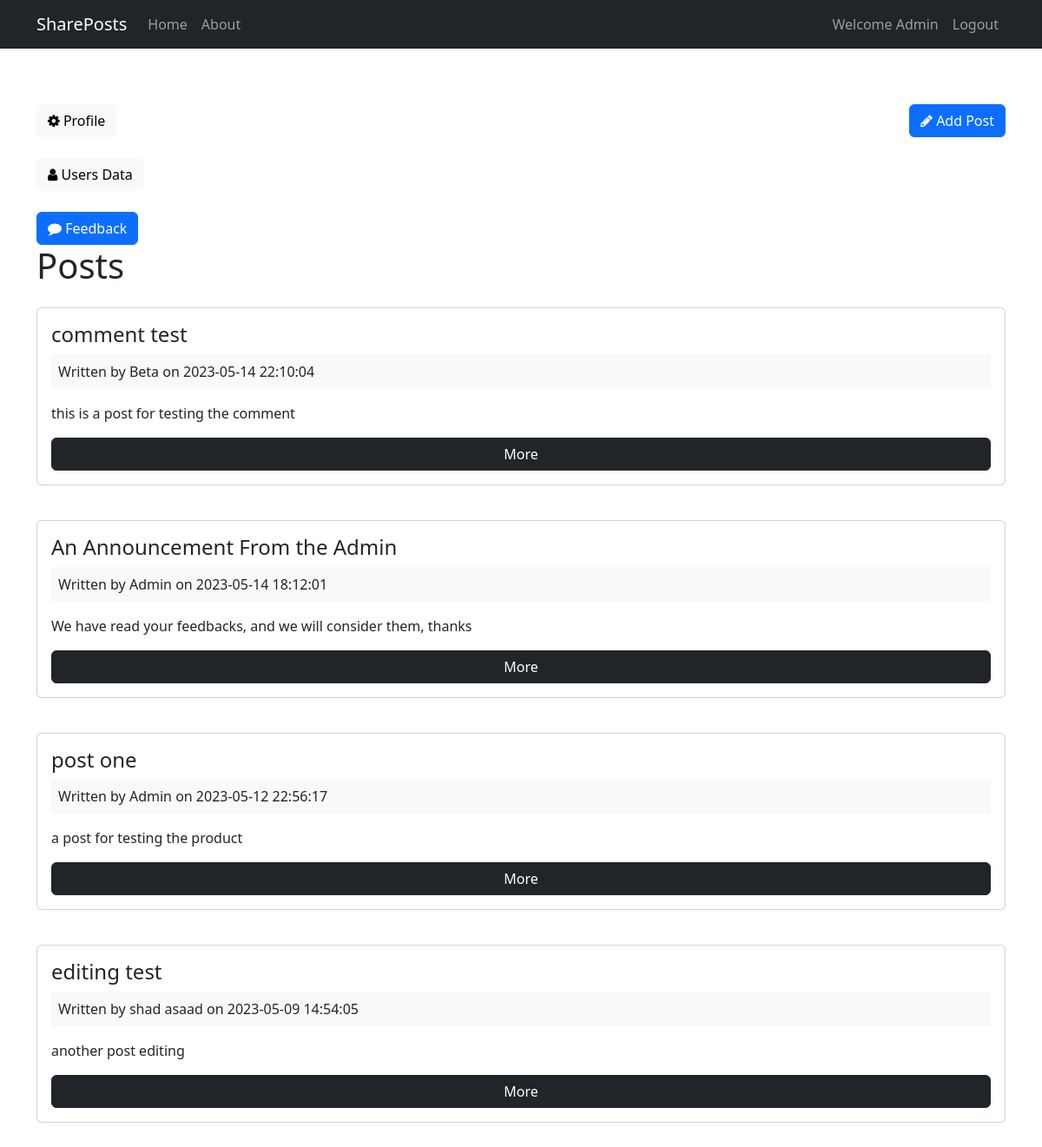
Screenshot of /posts (signed in) with the database file from the repository.
### tables this page shows
CREATE TABLE `posts` (
  `id` int(11) NOT NULL,
  `user_id` int(11) NOT NULL,
  `title` varchar(255) NOT NULL,
  `body` text NOT NULL,
  `created_at` datetime NOT NULL DEFAULT current_timestamp()
);

CREATE TABLE `users` (
  `id` int(11) NOT NULL,
  `name` varchar(255) NOT NULL,
  `email` varchar(255) NOT NULL,
  `password` varchar(255) NOT NULL,
  `created_at` datetime NOT NULL DEFAULT current_timestamp(),
  `role` varchar(30) DEFAULT NULL
);

### app/controllers/Posts.php (called while the page is built, shortened)
<?php
class Posts extends Controller
{
  protected $postModel;
  public function __construct()
  {
    $this->postModel = $this->model('Post');
  }
  public function index()
  {
    $posts = $this->postModel->getPosts();
    $data = [
      'posts' => $posts
    ];
    $this->view('posts/index', $data);
  }
}

### app/libraries/Core.php (called while the page is built, shortened)
<?php
class Core
{
  protected $currentMethod = 'index';
  public function __construct()
  {
    $url = $this->getUrl();
    if ($url && count($url) > 0 && file_exists('../app/controllers/' . ucwords($url[0]) . '.php')) {
      unset($url[0]);
    }
    $this->currentController = new $this->currentController;
    $this->params = $url ? array_values($url) : [];
    call_user_func_array([$this->currentController, $this->currentMethod], $this->params);
  }
  function getUrl()
  {
    if (isset($_GET['url'])) {
      $url = rtrim($_GET['url'], '/');
      $url = filter_var($url, FILTER_SANITIZE_URL);
      $url = explode('/', $url);
      return $url;
    }
  }
}

### public/index.php (called while the page is built, shortened)
<?php
  $init = new Core;

### app/libraries/Database.php (called while the page is built, shortened)
<?php
class Database
{
  private $host = DB_HOST;
  private $user = DB_USER;
  private $pass = DB_PASS;
  private $dbname = DB_NAME;
  private $dbh;
  private $stmt;
  public function __construct()
  {
    $dsn = 'mysql:host=' . $this->host . ';dbname=' . $this->dbname;
    $options = array(
      PDO::ATTR_PERSISTENT => true,
      PDO::ATTR_ERRMODE => PDO::ERRMODE_EXCEPTION
    );
    try {
      $this->dbh = new PDO($dsn, $this->user, $this->pass, $options);
    } catch (PDOException $e) {
      $this->error = $e->getMessage();
      echo $this->error;
    }
  }
  public function query($sql)
  {
    $this->stmt = $this->dbh->prepare($sql);
  }
  public function execute()
  {
    return $this->stmt->execute();
  }
  public function resultSet()
  {
    $this->execute();
    return $this->stmt->fetchAll(PDO::FETCH_OBJ);
  }
}

### app/models/Post.php (called while the page is built, shortened)
<?php
class Post
{
  private $db;
  public function __construct()
  {
    $this->db = new Database;
  }
  public function getPosts()
  {
    $this->db->query('SELECT *,
                        posts.id as postId,
                        users.id as userId,
                        posts.created_at as postCreated,
                        users.created_at as userCreated
                        FROM posts
                        INNER JOIN users
                        ON posts.user_id = users.id
                        ORDER BY posts.created_at DESC
                        ');
    $results = $this->db->resultSet();
    return $results;
  }
}

### app/views/posts/index.php (the view)
<?php require APPROOT . '/views/layout/header.php'; ?>
<div class="row mb-3">
  <div class="col-md-6">
    <div class="col-md-6">
      <a href="<?php echo URLROOT; ?>/posts/profile" class="btn btn-light  ">
        <i class="fa fa-cog"></i> Profile
      </a>
    </div>
    <br>
    <div class="col-md-6">
      <?php if ($_SESSION['user_role'] == 'admin') : ?>
        <a href="<?php echo URLROOT; ?>/posts/admin" class="btn btn-light ">
          <i class="fa fa-user"></i> Users Data
        </a>
        <br>
        <br>
      <?php endif; ?>
    </div>
    <div class="col-md-6">
      <a href="<?php echo URLROOT; ?>/posts/feedback" class="btn btn-primary ">
        <i class="fa fa-comment"></i> Feedback
      </a>
    </div>
    <h1>Posts</h1>
  </div>
  <div class="col-md-6">
    <a href="<?php echo URLROOT; ?>/posts/add" class="btn btn-primary pull-right">
      <i class="fa fa-pencil"></i> Add Post
    </a>
  </div>
</div>
<?php foreach ($data['posts'] as $post) : ?>
  <div class="card card-body mb-3">
    <h4 class="card-title"><?php echo $post->title; ?></h4>
    <div class="bg-light p-2 mb-3">
      Written by <?php echo $post->name; ?> on <?php echo $post->postCreated; ?>
    </div>
    <p class="card-text"><?php echo $post->body; ?></p>
    <a href="<?php echo URLROOT; ?>/posts/show/<?php echo $post->postId; ?>" class="btn btn-dark">More</a>
  </div>
  <br>
<?php endforeach; ?>
<?php require APPROOT . '/views/layout/footer.php'; ?>

### app/libraries/Controller.php (shortened to what this page needs)
<?php
class Controller
{
  public function view($view, $data = [])
  {
    if (file_exists('../app/views/' . $view . '.php')) {
      require_once '../app/views/' . $view . '.php';
    } else {
      die('View does not exist');
    }
  }
}

### app/views/layout/header.php (shortened to what this page needs)
<!DOCTYPE html>
<html lang="en">
<head>
  <link href="https://cdn.jsdelivr.net/npm/bootstrap@5.3.0-alpha3/dist/css/bootstrap.min.css" rel="stylesheet">
  <link href="https://maxcdn.bootstrapcdn.com/font-awesome/4.7.0/css/font-awesome.min.css" rel="stylesheet">
  <link rel="stylesheet" href="<?php echo URLROOT; ?>/css/style.css">
</head>
<body>
  <?php require APPROOT . '/views/layout/navbar.php'; ?>
  <div class="container">

### app/views/layout/navbar.php (shortened to what this page needs)
<nav class="navbar navbar-expand-lg navbar-dark bg-dark mb-3">
  <div class="container">
    <a class="navbar-brand" href="<?php echo URLROOT; ?>"><?php echo SITENAME; ?></a>
    <div class="collapse navbar-collapse" id="navbarsExampleDefault">
      <ul class="navbar-nav me-auto mb-2 mb-lg-0">
        <li class="nav-item">
          <a class="nav-link" href="<?php echo URLROOT; ?>">Home</a>
        </li>
        <li class="nav-item">
          <a class="nav-link" href="<?php echo URLROOT; ?>/pages/about">About</a>
        </li>
      </ul>
      <ul class="navbar-nav ml-auto mb-2 mb-lg-0">
        <?php if (isset($_SESSION['user_id'])) : ?>
          <li class="nav-item">
            <a class="nav-link" href="#">Welcome <?php echo $_SESSION['user_name']; ?></a>
          </li>
          <li class="nav-item">
            <a class="nav-link" href="<?php echo URLROOT; ?>/users/logout">Logout</a>
          </li>
        <?php endif; ?>
      </ul>
    </div>
  </div>
</nav>
<br> <br>

### app/views/layout/footer.php (shortened to what this page needs)
</div>
</body>
</html>

### rows the page displays
posts: title "comment test", user.name "Beta", created_at "2023-05-14 22:10:04", body "this is a post for testing the comment"
posts: title "An Announcement From the Admin", user.name "Admin", created_at "2023-05-14 18:12:01", body "We have read your feedbacks, and we will consider them, thanks"
posts: title "post one", user.name "Admin", created_at "2023-05-12 22:56:17", body "a post for testing the product"
posts: title "editing test", user.name "shad asaad", created_at "2023-05-09 14:54:05", body "another post editing"

### other values shown
SITENAME "SharePosts"
$_SESSION['user_name'] "Admin"
